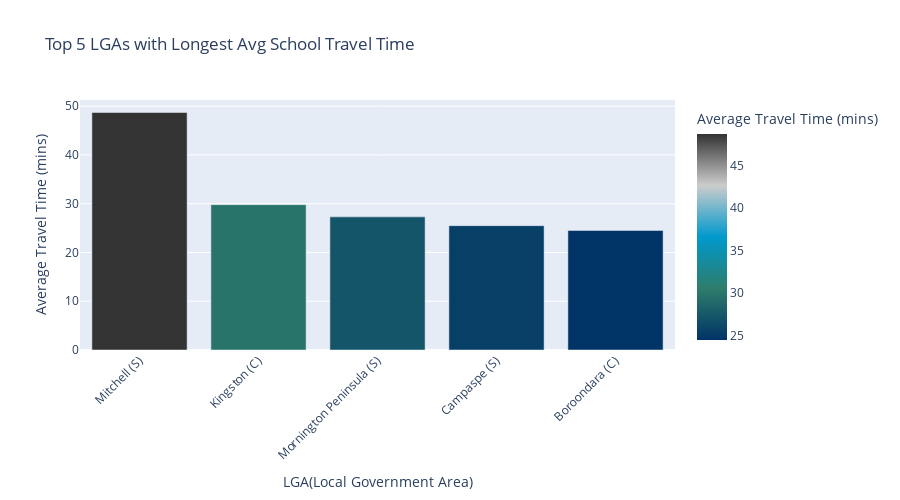

Here is the notebook cell this chart was saved with:
### Code cell
# Select top 5 LGAs with longest avg travel times
top5_worst = agg.nlargest(5, 'avg_time')

fig_worst = px.bar(
    top5_worst,
    x=lga_col,
    y='avg_time',
    title='Top 5 LGAs with Longest Avg School Travel Time',
    labels={lga_col: 'LGA(Local Government Area)', 'avg_time': 'Average Travel Time (mins)'},
    color='avg_time',
    color_continuous_scale=colors
)

fig_worst.update_layout(xaxis_tickangle=-45, height=500)
fig_worst.show()

### Figure 1 — Plotly figure (JSON) as saved in the notebook; plotly's stock layout.template omitted (floating-point values rounded to 4 significant figures)
{"data": [{"hovertemplate": "LGA(Local Government Area)=%{x}<br>Average Travel Time (mins)=%{marker.color}<extra></extra>", "legendgroup": "", "marker": {"color": [48.7, 29.8, 27.3, 25.5, 24.5], "coloraxis": "coloraxis", "pattern": {"shape": ""}}, "name": "", "orientation": "v", "showlegend": false, "textposition": "auto", "type": "bar", "x": ["Mitchell (S)", "Kingston (C)", "Mornington Peninsula (S)", "Campaspe (S)", "Boroondara (C)"], "xaxis": "x", "y": [48.7, 29.8, 27.3, 25.5, 24.5], "yaxis": "y"}], "layout": {"barmode": "relative", "coloraxis": {"colorbar": {"title": {"text": "Average Travel Time (mins)"}}, "colorscale": [[0, "#003366"], [0.25, "#2E7D6C"], [0.5, "#0099CC"], [0.75, "#CCCCCC"], [1, "#333333"]]}, "height": 500, "legend": {"tracegroupgap": 0}, "title": {"text": "Top 5 LGAs with Longest Avg School Travel Time"}, "xaxis": {"anchor": "y", "domain": [0, 1], "tickangle": -45, "title": {"text": "LGA(Local Government Area)"}}, "yaxis": {"anchor": "x", "domain": [0, 1], "title": {"text": "Average Travel Time (mins)"}}}}
